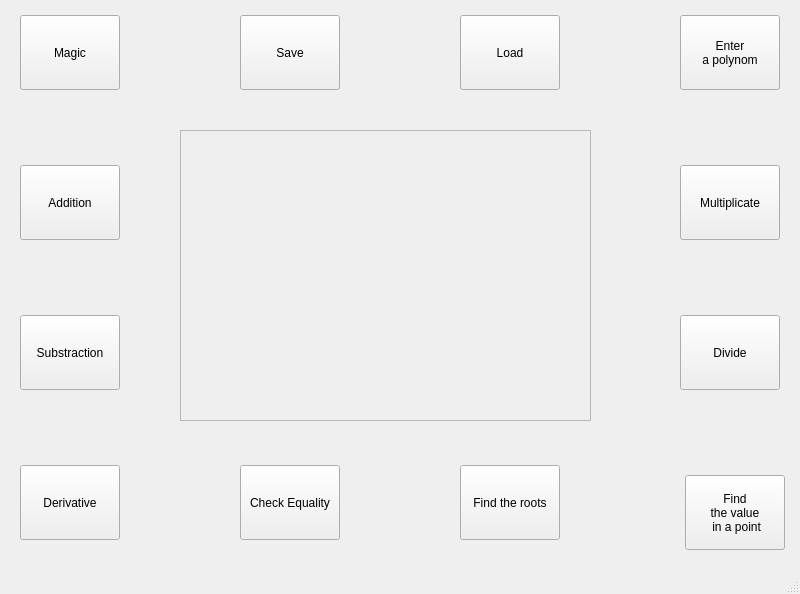
<?xml version="1.0" encoding="UTF-8"?>
<ui version="4.0">
 <class>MainWindow</class>
 <widget class="QMainWindow" name="MainWindow">
  <property name="geometry">
   <rect>
    <x>0</x>
    <y>0</y>
    <width>800</width>
    <height>594</height>
   </rect>
  </property>
  <property name="windowTitle">
   <string>MainWindow</string>
  </property>
  <widget class="QWidget" name="centralwidget">
   <widget class="QPushButton" name="enterButton">
    <property name="geometry">
     <rect>
      <x>680</x>
      <y>15</y>
      <width>100</width>
      <height>75</height>
     </rect>
    </property>
    <property name="text">
     <string>Enter
a polynom</string>
    </property>
   </widget>
   <widget class="QPushButton" name="equalButton">
    <property name="geometry">
     <rect>
      <x>240</x>
      <y>465</y>
      <width>100</width>
      <height>75</height>
     </rect>
    </property>
    <property name="text">
     <string>Check Equality</string>
    </property>
   </widget>
   <widget class="QPushButton" name="plusButton">
    <property name="geometry">
     <rect>
      <x>20</x>
      <y>165</y>
      <width>100</width>
      <height>75</height>
     </rect>
    </property>
    <property name="text">
     <string>Addition</string>
    </property>
   </widget>
   <widget class="QPushButton" name="valueButton">
    <property name="geometry">
     <rect>
      <x>685</x>
      <y>475</y>
      <width>100</width>
      <height>75</height>
     </rect>
    </property>
    <property name="text">
     <string>Find 
the value
 in a point</string>
    </property>
   </widget>
   <widget class="QPushButton" name="derButton">
    <property name="geometry">
     <rect>
      <x>20</x>
      <y>465</y>
      <width>100</width>
      <height>75</height>
     </rect>
    </property>
    <property name="text">
     <string>Derivative</string>
    </property>
   </widget>
   <widget class="QPushButton" name="minusButton">
    <property name="geometry">
     <rect>
      <x>20</x>
      <y>315</y>
      <width>100</width>
      <height>75</height>
     </rect>
    </property>
    <property name="text">
     <string>Substraction</string>
    </property>
   </widget>
   <widget class="QPushButton" name="multButton">
    <property name="geometry">
     <rect>
      <x>680</x>
      <y>165</y>
      <width>100</width>
      <height>75</height>
     </rect>
    </property>
    <property name="text">
     <string>Multiplicate</string>
    </property>
   </widget>
   <widget class="QPushButton" name="divButton">
    <property name="geometry">
     <rect>
      <x>680</x>
      <y>315</y>
      <width>100</width>
      <height>75</height>
     </rect>
    </property>
    <property name="text">
     <string>Divide</string>
    </property>
   </widget>
   <widget class="QWidget" name="verticalLayoutWidget">
    <property name="geometry">
     <rect>
      <x>180</x>
      <y>130</y>
      <width>411</width>
      <height>291</height>
     </rect>
    </property>
    <layout class="QVBoxLayout" name="verticalLayout">
     <property name="sizeConstraint">
      <enum>QLayout::SizeConstraint::SetMinimumSize</enum>
     </property>
    </layout>
   </widget>
   <widget class="QScrollArea" name="scrollArea">
    <property name="geometry">
     <rect>
      <x>180</x>
      <y>130</y>
      <width>411</width>
      <height>291</height>
     </rect>
    </property>
    <property name="widgetResizable">
     <bool>true</bool>
    </property>
    <property name="alignment">
     <set>Qt::AlignmentFlag::AlignLeading|Qt::AlignmentFlag::AlignLeft|Qt::AlignmentFlag::AlignTop</set>
    </property>
    <widget class="QWidget" name="scrollAreaWidgetContents">
     <property name="geometry">
      <rect>
       <x>0</x>
       <y>0</y>
       <width>409</width>
       <height>289</height>
      </rect>
     </property>
    </widget>
   </widget>
   <widget class="QPushButton" name="loadButton">
    <property name="geometry">
     <rect>
      <x>460</x>
      <y>15</y>
      <width>100</width>
      <height>75</height>
     </rect>
    </property>
    <property name="text">
     <string>Load</string>
    </property>
   </widget>
   <widget class="QPushButton" name="saveButton">
    <property name="geometry">
     <rect>
      <x>240</x>
      <y>15</y>
      <width>100</width>
      <height>75</height>
     </rect>
    </property>
    <property name="text">
     <string>Save</string>
    </property>
   </widget>
   <widget class="QPushButton" name="magicButton">
    <property name="geometry">
     <rect>
      <x>20</x>
      <y>15</y>
      <width>100</width>
      <height>75</height>
     </rect>
    </property>
    <property name="text">
     <string>Magic</string>
    </property>
   </widget>
   <widget class="QPushButton" name="rootsButton">
    <property name="geometry">
     <rect>
      <x>460</x>
      <y>465</y>
      <width>100</width>
      <height>75</height>
     </rect>
    </property>
    <property name="text">
     <string>Find the roots</string>
    </property>
   </widget>
  </widget>
  <widget class="QMenuBar" name="menubar">
   <property name="geometry">
    <rect>
     <x>0</x>
     <y>0</y>
     <width>800</width>
     <height>22</height>
    </rect>
   </property>
  </widget>
  <widget class="QStatusBar" name="statusbar"/>
 </widget>
 <resources/>
 <connections/>
</ui>
